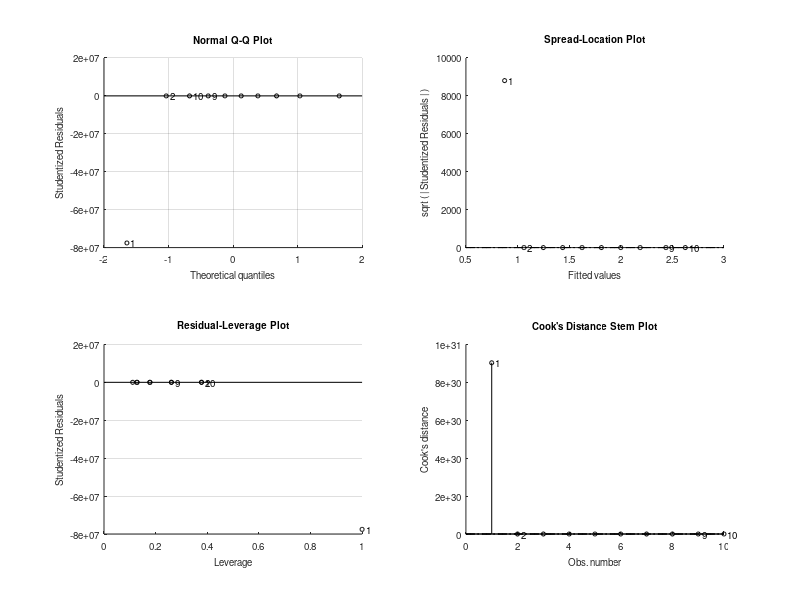

This chart was generated by the following MATLAB code: (Note: this script raises an error after producing the figure.)
data=[1 1 0;
      2 1 0.69;
      3 1 1.1;
      4 1 1.39;
      5 1 1.61;
      6 1 1.79;
      7 1 1.95;
      8 1 2.08;
      9 1 2.2;
      10 1 2.3;
]

% 1.1. Realice un script en el que se obtengan los pesos (𝜔଴, 𝜔ଵ 𝑦 𝜔ଶ) que forman la ecuación
% de la recta que se ajusta a la relación entre los datos de entrada y de salida. Para ello utilice
% funciones de alto nivel de Matlab y adjunte en la memoria el valor de los pesos obtenidos.

X = data(:, 1:2);
Y = data(:, 3);
mdl = fitlm(X, Y);

coefficients = mdl.Coefficients.Estimate;

omega_1 = coefficients(2);
omega_2 = coefficients(3);
omega_3 = coefficients(1);

fprintf('Resultados del ajuste lineal usando fitlm:\n');
fprintf('omega_1 = %.4f\n', omega_1);
fprintf('omega_2 = %.4f\n', omega_2);
fprintf('omega_3 = %.4f\n', omega_3);

% 1.2. Represente en una figura en 3D el conjunto de datos de entrenamiento, así como la
% recta que mejor se ajusta a los datos de acuerdo con los valores de los pesos obtenidos en
% el apartado anterior.

plot3(data(:,1),data(:,2),data(:,3),'b*')
hold on;

ye = predict(mdl,X)
plot3(X(:,1), X(:,2), ye, 'r', 'LineWidth', 2);
grid on;






% Valores dados
omega_0_given = 0.24;

% Valores de omega_1 y omega_2 para el gráfico
omega_1_vals = linspace(-2, 2, 100);
omega_2_vals = linspace(-2, 2, 100);

% Crear una cuadrícula de valores para omega_1 y omega_2
[Omega_1, Omega_2] = meshgrid(omega_1_vals, omega_2_vals);

% Inicializar la matriz de costos
J_vals = zeros(size(Omega_1));

% Calcular el costo para cada combinación de omega_1 y omega_2
for i = 1:numel(omega_1_vals)
    for j = 1:numel(omega_2_vals)
        % Calcular la predicción para cada ejemplo
        predictions = omega_0_given + Omega_1(i, j) * X(:, 1) + Omega_2(i, j) * X(:, 2);

        % Calcular el costo usando MSE
        J_vals(i, j) = 1/(2 * length(Y)) * sum((predictions - Y).^2);
    end
end

% Graficar la función de costo
figure;
surf(Omega_1, Omega_2, J_vals, 'EdgeColor', 'none');
xlabel('\omega_1');
ylabel('\omega_2');
zlabel('Costo');


data = [
    0.89 0.41 0.69 1;
    0.41 0.39 0.82 1;
    0.04 0.61 0.83 0;
    0.75 0.17 0.29 1;
    0.15 0.19 0.31 0;
    0.14 0.09 0.52 1;
    0.61 0.32 0.33 1;
    0.25 0.77 0.83 1;
    0.32 0.23 0.81 1;
    0.40 0.74 0.56 1;
    1.26 1.53 1.21 0;
    1.68 1.05 1.22 0;
    1.23 1.76 1.33 0;
    1.46 1.60 1.10 0;
    1.38 1.86 1.75 1;
    1.54 1.99 1.75 0;
    1.99 1.93 1.54 1;
    1.76 1.41 1.34 0;
    1.98 1.00 1.83 0;
    1.23 1.54 1.55 0
];


% 2.1. Realice un script que construya el modelo de clasificador basado en regresión logística,
% utilizando funciones de alto nivel de Matlab. Adjunte en la memoria los datos del modelo
% generado que se pueden visualizar en la línea de comandos de Matlab.

X = data(:, 1:3);
Y = data(:, 4);

mdl = fitglm(X, Y, 'Distribution', 'binomial')

% Obtener las probabilidades predichas
probabilidades_predichas = predict(mdl, X);

% Obtener la clase predicha (0 o 1)
clase_predicha = round(probabilidades_predichas);

figure;
% Puntos con Y=0 (círculo)
indices_y0 = find(Y == 0 & clase_predicha==0);
scatter3(X(indices_y0, 1), X(indices_y0, 2), X(indices_y0, 3), 'o', 'MarkerEdgeColor', 'b');
hold on;
indices_y0 = find(Y == 0 & clase_predicha==1);
scatter3(X(indices_y0, 1), X(indices_y0, 2), X(indices_y0, 3), 'o', 'MarkerEdgeColor', 'r');

% Puntos con Y=1 (cruz)
indices_y1 = find(Y == 1 & clase_predicha==0);
scatter3(X(indices_y1, 1), X(indices_y1, 2), X(indices_y1, 3), 'rx','MarkerEdgeColor', 'r');
indices_y1 = find(Y == 1 & clase_predicha==1);
scatter3(X(indices_y1, 1), X(indices_y1, 2), X(indices_y1, 3), 'rx','MarkerEdgeColor', 'b');

grid on;
data=[1 1 0;
      2 1 0.69;
      3 1 1.1;
      4 1 1.39;
      5 1 1.61;
      6 1 1.79;
      7 1 1.95;
      8 1 2.08;
      9 1 2.2;
      10 1 2.3;
]

% 1.1. Realice un script en el que se obtengan los pesos (𝜔଴, 𝜔ଵ 𝑦 𝜔ଶ) que forman la ecuación
% de la recta que se ajusta a la relación entre los datos de entrada y de salida. Para ello utilice
% funciones de alto nivel de Matlab y adjunte en la memoria el valor de los pesos obtenidos.

X = data(:, 1:2);
Y = data(:, 3);
mdl = fitlm(X, Y);

coefficients = mdl.Coefficients.Estimate;

omega_1 = coefficients(2);
omega_2 = coefficients(3);
omega_3 = coefficients(1);

fprintf('Resultados del ajuste lineal usando fitlm:\n');
fprintf('omega_1 = %.4f\n', omega_1);
fprintf('omega_2 = %.4f\n', omega_2);
fprintf('omega_3 = %.4f\n', omega_3);

% 1.2. Represente en una figura en 3D el conjunto de datos de entrenamiento, así como la
% recta que mejor se ajusta a los datos de acuerdo con los valores de los pesos obtenidos en
% el apartado anterior.

plot3(data(:,1),data(:,2),data(:,3),'b*')
hold on;

ye = predict(mdl,X)
plot3(X(:,1), X(:,2), ye, 'r', 'LineWidth', 2);
grid on;






% Valores dados
omega_0_given = 0.24;

% Valores de omega_1 y omega_2 para el gráfico
omega_1_vals = linspace(-2, 2, 100);
omega_2_vals = linspace(-2, 2, 100);

% Crear una cuadrícula de valores para omega_1 y omega_2
[Omega_1, Omega_2] = meshgrid(omega_1_vals, omega_2_vals);

% Inicializar la matriz de costos
J_vals = zeros(size(Omega_1));

% Calcular el costo para cada combinación de omega_1 y omega_2
for i = 1:numel(omega_1_vals)
    for j = 1:numel(omega_2_vals)
        % Calcular la predicción para cada ejemplo
        predictions = omega_0_given + Omega_1(i, j) * X(:, 1) + Omega_2(i, j) * X(:, 2);

        % Calcular el costo usando MSE
        J_vals(i, j) = 1/(2 * length(Y)) * sum((predictions - Y).^2);
    end
end

% Graficar la función de costo
figure;
surf(Omega_1, Omega_2, J_vals, 'EdgeColor', 'none');
xlabel('\omega_1');
ylabel('\omega_2');
zlabel('Costo');


data = [
    0.89 0.41 0.69 1;
    0.41 0.39 0.82 1;
    0.04 0.61 0.83 0;
    0.75 0.17 0.29 1;
    0.15 0.19 0.31 0;
    0.14 0.09 0.52 1;
    0.61 0.32 0.33 1;
    0.25 0.77 0.83 1;
    0.32 0.23 0.81 1;
    0.40 0.74 0.56 1;
    1.26 1.53 1.21 0;
    1.68 1.05 1.22 0;
    1.23 1.76 1.33 0;
    1.46 1.60 1.10 0;
    1.38 1.86 1.75 1;
    1.54 1.99 1.75 0;
    1.99 1.93 1.54 1;
    1.76 1.41 1.34 0;
    1.98 1.00 1.83 0;
    1.23 1.54 1.55 0
];


% 2.1. Realice un script que construya el modelo de clasificador basado en regresión logística,
% utilizando funciones de alto nivel de Matlab. Adjunte en la memoria los datos del modelo
% generado que se pueden visualizar en la línea de comandos de Matlab.

X = data(:, 1:3);
Y = data(:, 4);

mdl = fitglm(X, Y, 'Distribution', 'binomial')

% Obtener las probabilidades predichas
probabilidades_predichas = predict(mdl, X);

% Obtener la clase predicha (0 o 1)
clase_predicha = round(probabilidades_predichas);

figure;
% Puntos con Y=0 (círculo)
indices_y0 = find(Y == 0 & clase_predicha==0);
scatter3(X(indices_y0, 1), X(indices_y0, 2), X(indices_y0, 3), 'o', 'MarkerEdgeColor', 'b');
hold on;
indices_y0 = find(Y == 0 & clase_predicha==1);
scatter3(X(indices_y0, 1), X(indices_y0, 2), X(indices_y0, 3), 'o', 'MarkerEdgeColor', 'r');

% Puntos con Y=1 (cruz)
indices_y1 = find(Y == 1 & clase_predicha==0);
scatter3(X(indices_y1, 1), X(indices_y1, 2), X(indices_y1, 3), 'rx','MarkerEdgeColor', 'r');
indices_y1 = find(Y == 1 & clase_predicha==1);
scatter3(X(indices_y1, 1), X(indices_y1, 2), X(indices_y1, 3), 'rx','MarkerEdgeColor', 'b');

grid on;
